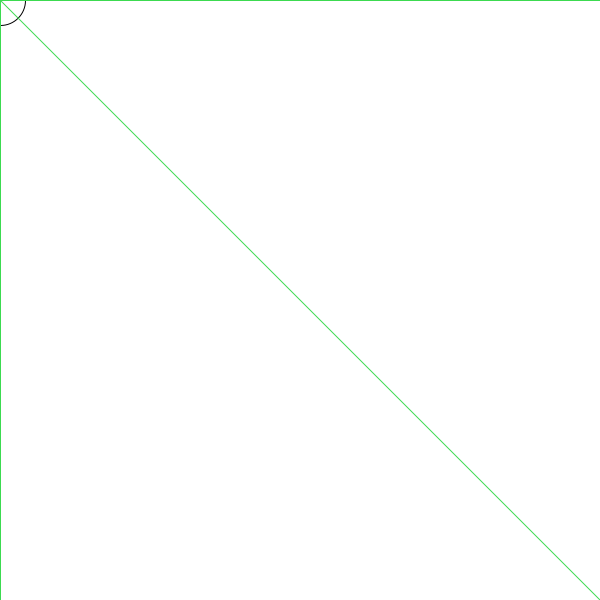
Frame 1 (no input)
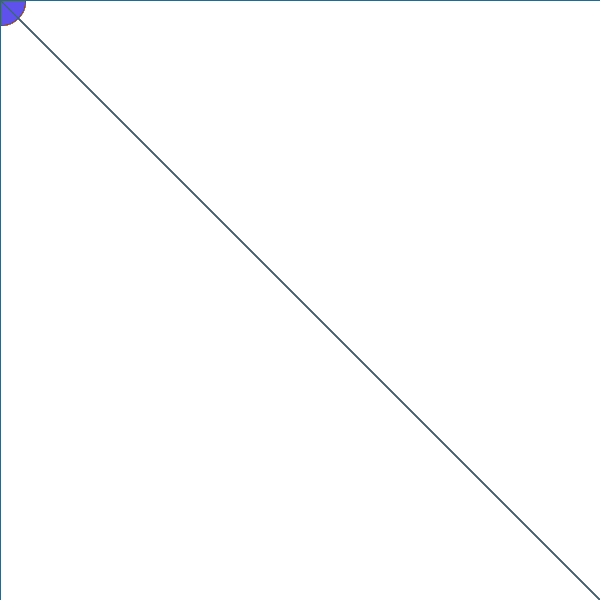
Frame 60 (the mouse pressed at the canvas centre just before this capture)
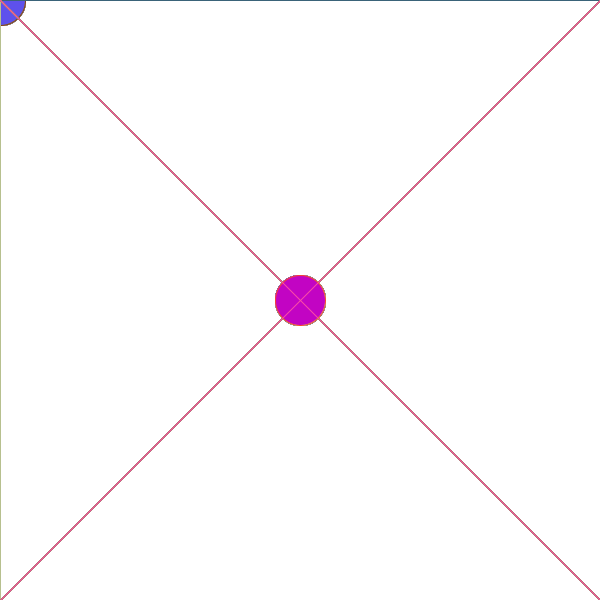
Frame 120 (the mouse held since frame 60 and released just before this capture)

The Processing sketch that drew these frames (run headless with seeded random() and noise(); from frame 60 on, the mouse is pressed at the canvas centre):

// Processing sketch: processing_99176
// ── processing_99176.pde

void setup()
{
  size(600, 600);
  background(255, 255, 255);
  smooth();
  frameRate(60);
}
void draw()
{ 
  ellipse(mouseX,mouseY,50,50);
  fill(random(255),random(255),random(255));
  
  stroke(random(255), random(255), random(255));
  line(0,0, pmouseX, pmouseY);
  line(0,600,pmouseX,pmouseY);
  line(600,600,pmouseX,pmouseY);
  line(600,0,mouseX,mouseY);
}
